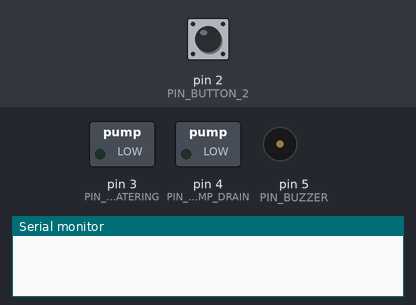
Recording of a sketch running on a simulated Arduino Uno, built with avr-gcc and run on an emulated ATmega328P. Shown: switched loads named in the sketch (green lamp = pin HIGH), buzzer (waves = sounding), the last lines printed to the serial monitor. The inputs (shaded band) are chosen by the test bench; at power-on: pin 2 (PIN_BUTTON_2) HIGH.

Above: at 1.2 s.
1.3 s: pin 2 (PIN_BUTTON_2) pulled LOW for 0.15 s
At 2.1 s:
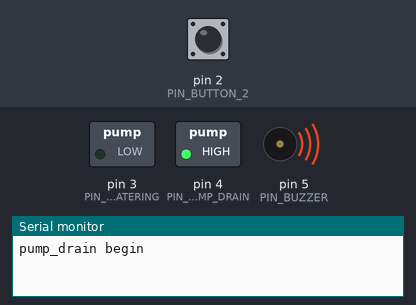
Timing chart, 0 to 42.8 s (numbered marks = the images above; inputs shaded):
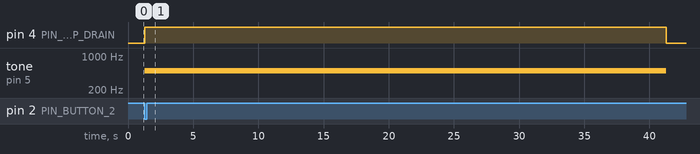

The sketch:

grow_pumps.ino
```cpp
#define PIN_BUTTON_1 1
#define PIN_BUTTON_2 2
#define PIN_PUMP_WATERING 3
#define PIN_PUMP_DRAIN 4
#define PIN_BUZZER 5

#define TIME_INTERVAL_WATERING 14400000 // 4 hour
#define TIME_INTERVAL_DRAIN 21600000 //6 hour
#define TIME_PUMP_WORKING 40000 // 40 sec

int buttonState = 0;
int is_pump_working_now = 0;
uint32_t myTimer1, myTimer2, myTimer3;
// В этой функции определяем первоначальные установки
void setup()
{
  Serial.begin(9600);
  pinMode(PIN_BUTTON_1, INPUT_PULLUP );
  pinMode(PIN_BUTTON_2, INPUT_PULLUP );
  pinMode(PIN_PUMP_WATERING, OUTPUT);
  pinMode(PIN_PUMP_DRAIN, OUTPUT);
  pinMode(PIN_BUZZER, OUTPUT);
}

void loop()
{
  if (digitalRead(PIN_BUTTON_1) == LOW) {
    pump_watering();
  }

  if (digitalRead(PIN_BUTTON_2) == LOW) {
    pump_drain();
  }

  if (millis() - myTimer1 >= TIME_INTERVAL_WATERING) {
    pump_watering();
  }

  if (millis() - myTimer2 >= TIME_INTERVAL_DRAIN) {
     pump_drain();
  }
}


void pump_watering() {
  if(is_pump_working_now == 1) {
    return;
  }

  Serial.println("pump_watering begin");
  digitalWrite(PIN_PUMP_WATERING, HIGH);
  tone(PIN_BUZZER, 1000,TIME_PUMP_WORKING);
  is_pump_working_now = 1;
  delay(TIME_PUMP_WORKING);
  digitalWrite(PIN_PUMP_WATERING, LOW);
  Serial.println("pump_watering end");
  is_pump_working_now = 0;
  myTimer1 = millis();
}

void pump_drain() {
  if(is_pump_working_now == 1) {
    return;
  }

  Serial.println("pump_drain begin");
  digitalWrite(PIN_PUMP_DRAIN, HIGH);
  tone(PIN_BUZZER, 500, TIME_PUMP_WORKING);
  is_pump_working_now = 1;
  delay(TIME_PUMP_WORKING);
  digitalWrite(PIN_PUMP_DRAIN, LOW);
  Serial.println("pump_drain end");
  is_pump_working_now = 0;
  myTimer2 = millis();
}
```

Measured:
- after the input at 1.3 s, pin 4 (PIN_PUMP_DRAIN): LOW → HIGH at once, → LOW 40.0 s later; tone on pin 5 (PIN_BUZZER): silent → 500 Hz at once, → silent 40.0 s later
